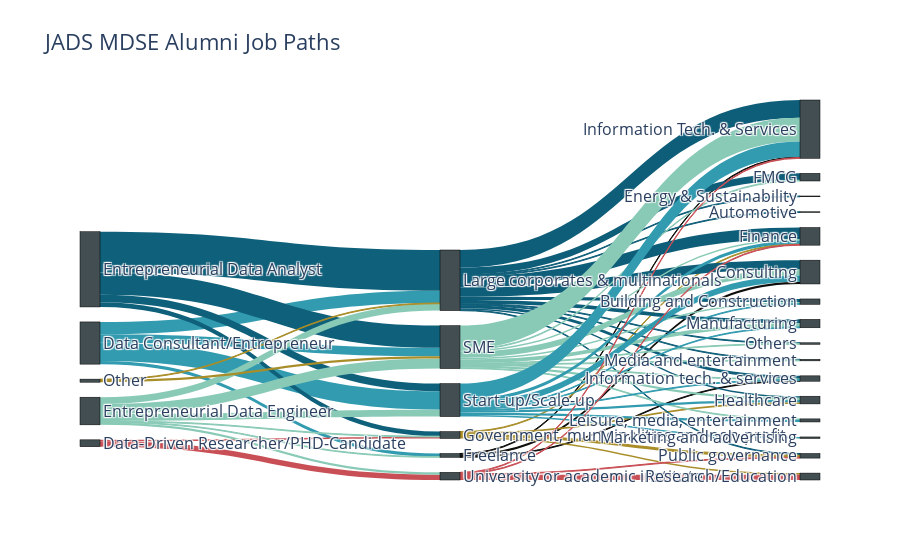

Notebook source saved alongside this figure:
### Code cell
# create plot

fig = go.Figure(data=[go.Sankey(
    node = dict(
      pad = 15,
      thickness = 20,
      line = dict(color = "black", width = 0.5),
      label = nodes.label,
      color = nodes.colour
    ),
    link = dict(
      source = links.source,
      target = links.target,
      value = links.value,
      color = links.colour
  ))])

fig.update_layout(title_text="JADS MDSE Alumni Job Paths", font_size=16)
fig.write_html("jads_alumni_jobpaths.html")
fig.show()

### Figure 1 — Plotly figure (JSON) as saved in the notebook; plotly's stock layout.template omitted (floating-point values rounded to 4 significant figures)
{"data": [{"link": {"color": ["#329BB0", "#329BB0", "#329BB0", "#329BB0", "#C84F55", "#C84F55", "#0F607A", "#0F607A", "#0F607A", "#0F607A", "#89CAB6", "#89CAB6", "#89CAB6", "#89CAB6", "#89CAB6", "#89CAB6", "#A98D28", "#A98D28", "#0E0F0C", "#0E0F0C", "#0E0F0C", "#A98D28", "#A98D28", "#A98D28", "#A98D28", "#0F5E79", "#0F5E79", "#0F5E79", "#0F5E79", "#0F5E79", "#0F5E79", "#0F5E79", "#0F5E79", "#0F5E79", "#0F5E79", "#0F5E79", "#0F5E79", "#0F5E79", "#89CAB6 ", "#89CAB6 ", "#89CAB6 ", "#89CAB6 ", "#89CAB6 ", "#89CAB6 ", "#89CAB6 ", "#89CAB6 ", "#89CAB6 ", "#89CAB6 ", "#89CAB6 ", "#329BB0", "#329BB0", "#329BB0", "#329BB0", "#329BB0", "#329BB0", "#329BB0", "#329BB0", "#329BB0", "#C84F55", "#C84F55", "#C84F55", "#C84F55"], "source": [8, 8, 8, 8, 9, 9, 6, 6, 6, 6, 10, 10, 10, 10, 10, 10, 7, 7, 5, 5, 5, 3, 3, 3, 3, 2, 2, 2, 2, 2, 2, 2, 2, 2, 2, 2, 2, 2, 1, 1, 1, 1, 1, 1, 1, 1, 1, 1, 1, 0, 0, 0, 0, 0, 0, 0, 0, 0, 4, 4, 4, 4], "target": [5, 2, 1, 0, 3, 4, 3, 2, 1, 0, 5, 3, 2, 1, 0, 4, 2, 1, 13, 15, 24, 11, 20, 14, 16, 25, 12, 13, 21, 22, 11, 20, 15, 24, 19, 23, 18, 14, 12, 13, 22, 11, 20, 15, 24, 26, 19, 23, 18, 12, 13, 11, 20, 15, 24, 26, 19, 17, 11, 15, 14, 16], "value": [4, 16, 11, 24, 2, 7, 6, 53, 29, 10, 1, 1, 9, 13, 9, 3, 1, 3, 3, 1, 1, 1, 2, 4, 2, 1, 4, 12, 1, 9, 15, 2, 23, 4, 5, 1, 1, 1, 2, 8, 1, 2, 3, 31, 1, 1, 5, 1, 1, 1, 8, 4, 3, 20, 1, 3, 1, 2, 1, 1, 1, 7]}, "node": {"color": ["#424E51", "#424E51", "#424E51", "#424E51", "#424E51", "#424E51", "#424E51", "#424E51", "#424E51", "#424E51", "#424E51", "#424E51", "#424E51", "#424E51", "#424E51", "#424E51", "#424E51", "#424E51", "#424E51", "#424E51", "#424E51", "#424E51", "#424E51", "#424E51", "#424E51", "#424E51", "#424E51"], "label": ["Start-up/Scale-up", "SME", "Large corporates & multinationals", "Government, municipalities and non-profit", "University or academic institute", "Freelance", "Entrepreneurial Data Analyst", "Other", "Data Consultant/Entrepreneur", "Data-Driven Researcher/PHD-Candidate", "Entrepreneurial Data Engineer", "Finance", "Building and Construction", "Consulting", "Public governance", "Information Tech. & Services", "Research/Education", "Marketing and advertising", "Others", "Manufacturing", "Healthcare", "Energy & Sustainability", "FMCG", "Media and entertainment", "Information tech. & services", "Automotive", "Leisure, media, entertainment"], "line": {"color": "black", "width": 0.5}, "pad": 15, "thickness": 20}, "type": "sankey"}], "layout": {"font": {"size": 16}, "title": {"text": "JADS MDSE Alumni Job Paths"}}}
